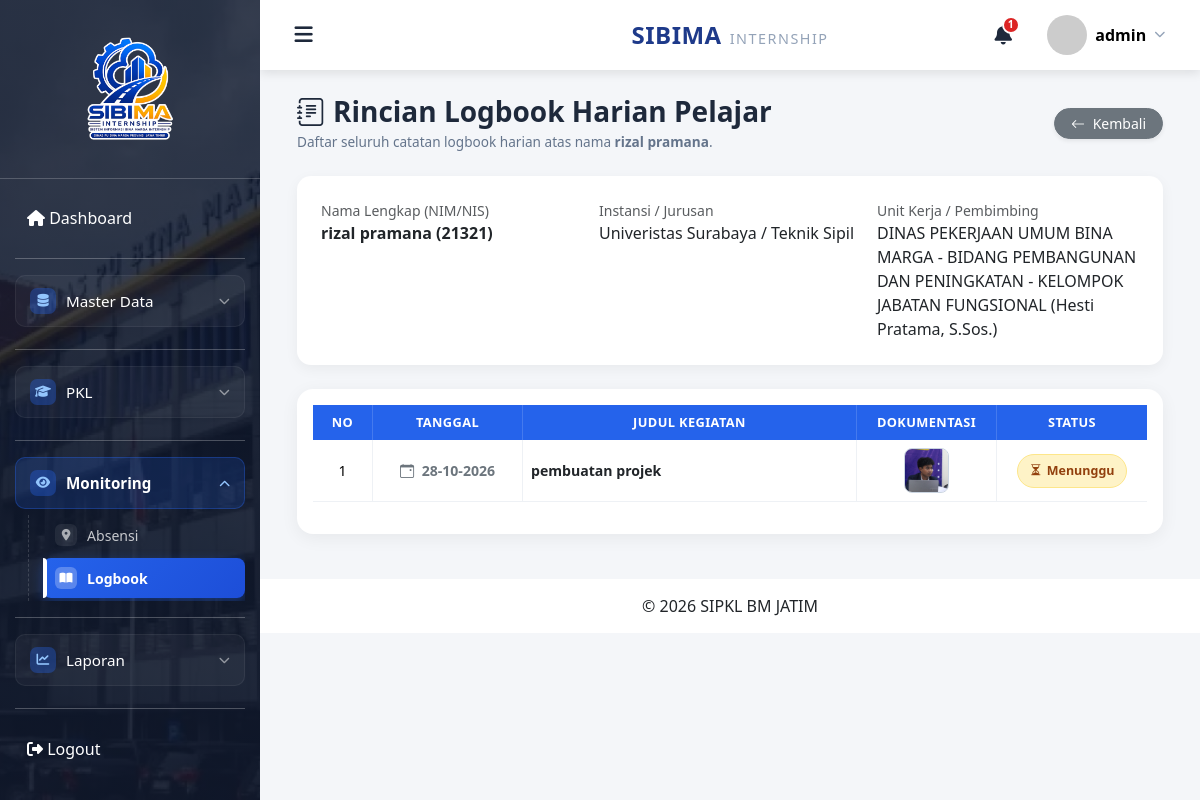
/admin/logbook/detail.php?id=40 (signed in), run on the app's committed database.
### tables this page shows
CREATE TABLE `pelajar` (
  `id` bigint(20) NOT NULL,
  `user_id` bigint(20) DEFAULT NULL,
  `nim` varchar(30) DEFAULT NULL,
  `nama` varchar(100) DEFAULT NULL,
  `instansi_id` int(11) NOT NULL,
  `jurusan_id` int(11) DEFAULT NULL,
  `id_ruangan` int(11) DEFAULT NULL,
  `alamat` text DEFAULT NULL,
  `no_hp` varchar(20) DEFAULT NULL,
  `email` varchar(100) DEFAULT NULL,
  `foto` varchar(255) DEFAULT NULL,
  `created_at` timestamp NULL DEFAULT NULL,
  `updated_at` timestamp NULL DEFAULT NULL,
  `last_notif_read` datetime DEFAULT NULL
);

CREATE TABLE `instansi` (
  `id` bigint(20) NOT NULL,
  `nama_instansi` varchar(255) NOT NULL,
  `alamat` text DEFAULT NULL,
  `kota` varchar(100) DEFAULT NULL,
  `created_at` timestamp NULL DEFAULT NULL,
  `updated_at` timestamp NULL DEFAULT NULL
);

CREATE TABLE `jurusan` (
  `id` bigint(20) NOT NULL,
  `nama_jurusan` varchar(255) NOT NULL,
  `jenjang` enum('SMA','SMK','MA','D3','D4','S1','S2') DEFAULT NULL,
  `created_at` timestamp NULL DEFAULT NULL,
  `updated_at` timestamp NULL DEFAULT NULL
);

CREATE TABLE `unit_kerja` (
  `id` int(11) NOT NULL,
  `unit_kerja` varchar(255) NOT NULL,
  `unit_kerja_es_ii` varchar(255) DEFAULT NULL,
  `unit_kerja_es_iii` varchar(255) DEFAULT NULL,
  `unit_kerja_es_iv` varchar(255) DEFAULT NULL,
  `kuota` int(11) NOT NULL DEFAULT 0
);

CREATE TABLE `pembimbing` (
  `id` bigint(20) NOT NULL,
  `user_id` bigint(20) DEFAULT NULL,
  `nip` varchar(30) DEFAULT NULL,
  `nama` varchar(100) DEFAULT NULL,
  `email` varchar(150) DEFAULT NULL,
  `created_at` timestamp NULL DEFAULT NULL,
  `updated_at` timestamp NULL DEFAULT NULL,
  `unit_kerja_id` int(11) DEFAULT NULL,
  `golongan_ruang` varchar(50) DEFAULT NULL,
  `nama_jabatan` varchar(150) DEFAULT NULL,
  `jenis_jabatan` varchar(100) DEFAULT NULL,
  `pangkat` varchar(100) DEFAULT NULL
);

CREATE TABLE `logbook` (
  `id` bigint(20) NOT NULL,
  `pelajar_id` bigint(20) DEFAULT NULL,
  `tanggal` date DEFAULT NULL,
  `judul` varchar(200) DEFAULT NULL,
  `kegiatan` text DEFAULT NULL,
  `dokumentasi` varchar(255) DEFAULT NULL,
  `status` enum('menunggu','disetujui','revisi') DEFAULT 'menunggu',
  `komentar` text DEFAULT NULL,
  `created_at` timestamp NULL DEFAULT NULL,
  `updated_at` timestamp NULL DEFAULT NULL
);

### admin/logbook/detail.php (the view, shortened to what this page needs)
<?php
include "../../config/config.php";
$pelajar_id = isset($_GET['id']) ? mysqli_real_escape_string($conn, $_GET['id']) : '';
$query_mhs = mysqli_query($conn, "
SELECT
    m.*,
    u.nama_instansi,
    ps.nama_jurusan,
    uk.unit_kerja AS nama_bidang,
    pb.nama AS nama_pembimbing,
    pb.nip
FROM pelajar m
LEFT JOIN instansi u ON m.instansi_id = u.id
LEFT JOIN jurusan ps ON m.jurusan_id = ps.id
LEFT JOIN pendaftaran p ON p.pelajar_id = m.id AND p.status = 'diterima'
LEFT JOIN unit_kerja uk ON p.unit_kerja_id = uk.id
LEFT JOIN pembimbing pb ON p.pembimbing_id = pb.id
WHERE m.id = '$pelajar_id'
");
$mhs = mysqli_fetch_assoc($query_mhs);
$query_logbook = mysqli_query($conn, "
SELECT * FROM logbook
WHERE pelajar_id = '$pelajar_id'
ORDER BY tanggal DESC, id DESC
");
include "../../include/header.php";
include "../../include/navbar.php";
include "../../include/sidebar.php";
?>
<div class="container-fluid">
    <div class="page-header-bar">
        <div>
            <h3><i class="bi bi-journal-text me-2"></i>Rincian Logbook Harian Pelajar</h3>
            <p>Daftar seluruh catatan logbook harian atas nama <b><?= htmlspecialchars($mhs['nama']); ?></b>.</p>
        </div>
        <div>
            <a href="index.php" class="btn btn-secondary btn-sm rounded-pill px-3 shadow-sm">
                <i class="bi bi-arrow-left me-1"></i> Kembali
            </a>
        </div>
    </div>
    <div class="card card-profile">
        <div class="card-body p-4">
            <div class="row g-3">
                <div class="col-md-4">
                    <span class="text-muted small d-block">Nama Lengkap (NIM/NIS)</span>
                    <strong class="text-dark fs-6"><?= htmlspecialchars($mhs['nama']); ?> (<?= htmlspecialchars($mhs['nim']); ?>)</strong>
                </div>
                <div class="col-md-4">
                    <span class="text-muted small d-block">Instansi / Jurusan</span>
                    <span class="text-dark fw-medium"><?= !empty($mhs['nama_instansi']) ? htmlspecialchars($mhs['nama_instansi']) : '-'; ?> / <?= !empty($mhs['nama_jurusan']) ? htmlspecialchars($mhs['nama_jurusan']) : '-'; ?></span>
                </div>
                <div class="col-md-4">
                    <span class="text-muted small d-block">Unit Kerja / Pembimbing</span>
                    <span class="text-dark fw-medium"><?= !empty($mhs['nama_bidang']) ? htmlspecialchars($mhs['nama_bidang']) : '-'; ?> (<?= !empty($mhs['nama_pembimbing']) ? htmlspecialchars($mhs['nama_pembimbing']) : '-'; ?>)</span>
                </div>
            </div>
        </div>
    </div>
    <div class="card card-table">
        <div class="card-body">
            <div class="table-responsive">
                <table id="tabelDetailLogbook" class="table table-hover table-modern-detail">
                    <thead>
                        <tr>
                            <th width="60">No</th>
                            <th width="150">Tanggal</th>
                            <th>Judul Kegiatan</th>
                            <th width="140">Dokumentasi</th>
                            <th width="150">Status</th>
                        </tr>
                    </thead>
                    <tbody>
                        <?php
                        $no = 1;
                        if (mysqli_num_rows($query_logbook) > 0) {
                            while ($row = mysqli_fetch_assoc($query_logbook)) {
                                ?>
                                <tr>
                                    <td><?= $no++; ?></td>
                                    <td>
                                        <span class="fw-semibold text-secondary">
                                            <i class="bi bi-calendar-event me-1"></i>
                                            <?= date('d-m-Y', strtotime($row['tanggal'])); ?>
                                        </span>
                                    </td>
                                    <td class="text-start">
                                        <strong class="text-dark"><?= htmlspecialchars($row['judul']); ?></strong>
                                    </td>
                                    <td>
                                        <?php if (!empty($row['dokumentasi'])) { ?>
                                            <a href="../../assets/upload/pelajar/dokumentasi/<?= htmlspecialchars($row['dokumentasi']); ?>" target="_blank">
                                                <img src="../../assets/upload/pelajar/dokumentasi/<?= htmlspecialchars($row['dokumentasi']); ?>" class="img-thumbnail-logbook" alt="Dokumentasi">
                                            </a>
                                        <?php } else { ?>
                                            <span class="text-muted small">-</span>
                                        <?php } ?>
                                    </td>
                                    <td>
                                        <?php
                                        if ($row['status'] == "menunggu") {
                                            echo '<span class="badge-soft badge-soft-menunggu"><i class="bi bi-hourglass-split"></i> Menunggu</span>';
                                        } elseif ($row['status'] == "disetujui") {
                                            echo '<span class="badge-soft badge-soft-disetujui"><i class="bi bi-check-circle-fill"></i> Disetujui</span>';
                                        } else {
                                            echo '<span class="badge-soft badge-soft-revisi"><i class="bi bi-arrow-repeat"></i> Revisi</span>';
                                        }
                                        ?>
                                    </td>
                                </tr>
                                <?php
                            }
                        }
                        ?>
                    </tbody>
                </table>
            </div>
        </div>
    </div>
</div>
<?php
include "../../include/footer.php";
?>

### assets/css/style.css (style rules this page uses)
* { margin:0; padding:0; box-sizing:border-box; }
body { background:#f4f6f9; font-family:'Segoe UI',sans-serif; }
a { text-decoration:none; }
.card { border:none; border-radius:15px; box-shadow:0 5px 15px rgba(0,0,0,.08); }

### admin/logbook/detail.php (style rules this page uses)
.page-header-bar { display: flex; justify-content: space-between; align-items: center; margin-bottom: 1.5rem; }
.page-header-bar h3 { font-weight: 700; color: #1e293b; margin: 0; }
.page-header-bar p { color: #64748b; font-size: 0.85rem; margin: 0.2rem 0 0; }
.card-profile { border: none; border-radius: 14px; box-shadow: 0 4px 14px rgba(0, 0, 0, 0.05); margin-bottom: 1.5rem; background: #fff; }
.card-table { border: none; border-radius: 16px; box-shadow: 0 4px 18px rgba(0, 0, 0, 0.06); }
table.table-modern-detail { border-collapse: separate !important; border-spacing: 0; width: 100% !important; }
table.table-modern-detail thead th { background: #2563eb; color: #fff; border: none !important; font-size: 0.8rem; text-transform: uppercase; letter-spacing: 0.4px; white-space: nowrap; text-align: center; border-right: 1px solid rgba(255, 255, 255, 0.15) !important; }
table.table-modern-detail thead th:last-child { border-right: none !important; }
table.table-modern-detail tbody td { vertical-align: middle; font-size: 0.88rem; border-color: #eef1f5 !important; text-align: center; border-right: 1px solid #eef1f5; }
table.table-modern-detail tbody td:last-child { border-right: none; }
.img-thumbnail-logbook { width: 45px; height: 45px; object-fit: cover; border-radius: 8px; border: 1px solid #cbd5e1; transition: transform 0.2s; }
.badge-soft { padding: 0.4rem 0.75rem; border-radius: 20px; font-weight: 600; font-size: 0.78rem; display: inline-flex; align-items: center; gap: 0.3rem; }
.badge-soft-menunggu { background: #fef3c7; color: #92400e; border: 1px solid #fde68a; }

### data on the page
pelajar: nama "rizal pramana", nim "21321", instansi.nama_instansi "Univeristas Surabaya", jurusan.nama_jurusan "Teknik Sipil", unit_kerja.unit_kerja "DINAS PEKERJAAN UMUM BINA MARGA - BIDANG PEMBANGUNAN DAN PENINGKATAN - KELOMPOK JABATAN FUNGSIONAL", pembimbing.nama "Hesti Pratama, S.Sos."
logbook: tanggal "28-10-2026", judul "pembuatan projek", dokumentasi (picture), status "menunggu" (drawn)

### other printed values
$totalNotifikasi "1"
$_SESSION['nama'] "admin"
